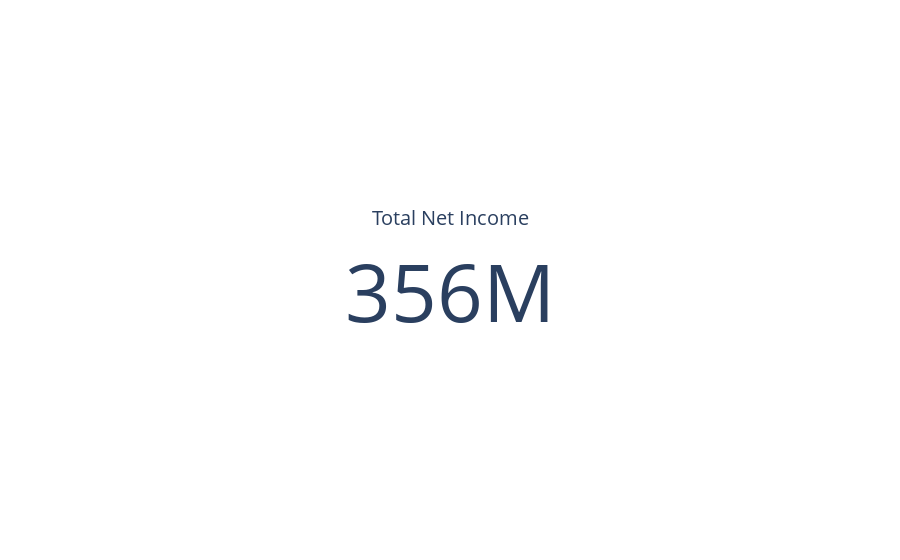

Source (notebook cell):
### Code cell
tni_fig = go.Figure()
tni_fig.add_trace(go.Indicator(mode="number",value=total_net_income,title={"text": "Total Net Income"},))
tni_fig.update_layout(height=200)
tni_fig.show()

### Figure 1 — Plotly figure (JSON) as saved in the notebook; plotly's stock layout.template omitted (floating-point values rounded to 4 significant figures)
{"data": [{"mode": "number", "title": {"text": "Total Net Income"}, "type": "indicator", "value": 356118668}], "layout": {"autosize": true}}
